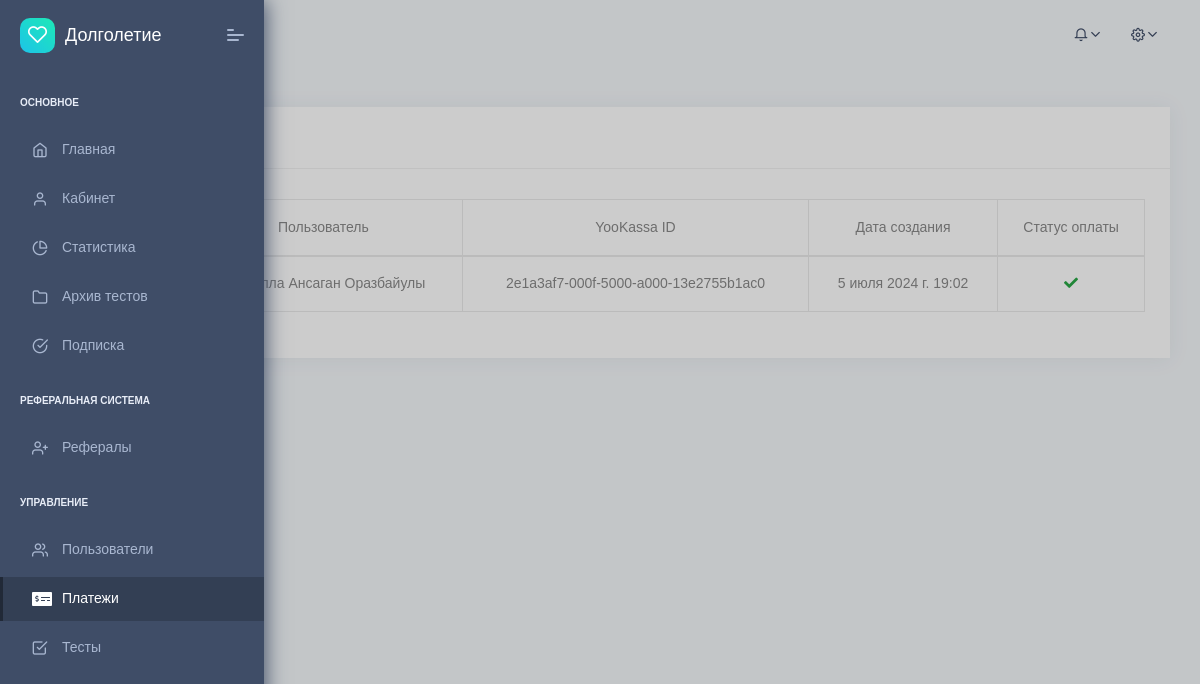
Page /app/payment (signed in) on the committed database.
### app/models/subscription.py (models this page shows, shortened)
class SubscriptionPayment(BaseModel):
    subscription = models.OneToOneField(Subscription, on_delete=models.CASCADE, null=True, blank=True,
                                        related_name='payment')
    yookassa_id = models.CharField(max_length=50, null=True, blank=True, unique=True)
    amount = models.IntegerField(null=True, blank=True)
    is_paid = models.BooleanField(default=False)
    class Meta:
        verbose_name = 'Оплата YooKassa'
        verbose_name_plural = 'Оплаты YooKassa'

class Subscription(BaseModel):
    class TypeChoices(models.TextChoices):
        MONTHLY = 'monthly', 'Ежемесячная'
        ANNUAL = 'annual', 'Ежегодная'
    user = models.ForeignKey(User, on_delete=models.CASCADE, related_name='subscriptions')
    type = models.CharField(max_length=50, choices=TypeChoices.choices, default=TypeChoices.MONTHLY, verbose_name='Тип')
    start_datetime = models.DateTimeField(null=True, blank=True)
    end_datetime = models.DateTimeField(null=True, blank=True)
    class Meta:
        verbose_name = 'Подписка'
        verbose_name_plural = 'Подписка'

### app/models/proflie.py (models this page shows, shortened)
class Profile(BaseModel):
    class RoleChoices(models.TextChoices):
        ADMIN = 'admin', 'Администратор'
        USER = 'user', 'Пользователь'
    user = models.OneToOneField(User, on_delete=models.CASCADE, related_name='profile')
    patronymic = models.CharField(max_length=256, null=True, blank=True, verbose_name='Отчество')
    password = models.CharField(max_length=256, null=True, blank=True, verbose_name='Пароль')
    role = models.CharField(max_length=256, default=RoleChoices.USER, choices=RoleChoices.choices)
    uuid = models.UUIDField(default=uuid.uuid4, editable=False, unique=True)
    class Meta:
        verbose_name = 'Профиль'
        verbose_name_plural = 'Профили'
    @property
    def get_full_name(self):
        full_name = ''
        user = self.user
        if user.last_name:
            full_name += user.last_name + ' '
        if user.first_name:
            full_name += user.first_name + ' '
        if self.patronymic:
            full_name += f' {self.patronymic}'
        full_name = full_name.strip()
        return full_name

### app/views/payment.py (the view)
# urls.py: path('payment', views.payment_list, name='payment_list'),
@login_required
def payment_list(request):
    if not request.user.profile.role == Profile.RoleChoices.ADMIN:
        messages.error(request, 'У вас недостаточно прав для просмотра данной страницы')
        return redirect(reverse('app:home'))
    subscription_payments = SubscriptionPayment.objects.filter(is_paid=True)
    return render(request, 'app/payment/list.html', {
        'subscription_payments': subscription_payments,
    })

### app/templates/app/payment/list.html (shortened to what this page needs)
{% extends 'base.html' %}
{% block breadcrumb %}
    <ul class="breadcrumb">
        <li class="breadcrumb-item">
            <a href="">
            </a>
        </li>
        <li class="breadcrumb-item">
            <a href="#">
            </a>
        </li>
    </ul>
{% endblock %}
{% block content %}
    <table class="table table-bordered text-center">
        <thead>
        <tr>
            <td>№</td>
            <td>Пользователь</td>
            <td>YooKassa ID</td>
            <td>Дата создания</td>
            <td>Статус оплаты</td>
        </tr>
        </thead>
        <tbody>
        {% for subscription_payment in subscription_payments %}
            <tr>
                <td>{{ forloop.counter }}</td>
                <td>
                    {{ subscription_payment.subscription.user.profile.get_full_name }}
                </td>
                <td>
                    {{ subscription_payment.yookassa_id }}
                </td>
                <td>{{ subscription_payment.created_at }}</td>
                <td>
                    {% if subscription_payment.is_paid %}
                        <i class="fa fa-check text-success"></i>
                    {% else %}
                        <i class="fa fa-x text-danger"></i>
                    {% endif %}
                </td>
            </tr>
        {% endfor %}
        </tbody>
    </table>
{% endblock %}

### rows in the picture
SubscriptionPayment: subscription.user.profile.get_full_name "Кабдолла Ансаган Оразбайулы", yookassa_id "2e1a3af7-000f-5000-a000-13e2755b1ac0", created_at "5 июля 2024 г. 19:02", is_paid True (drawn)
